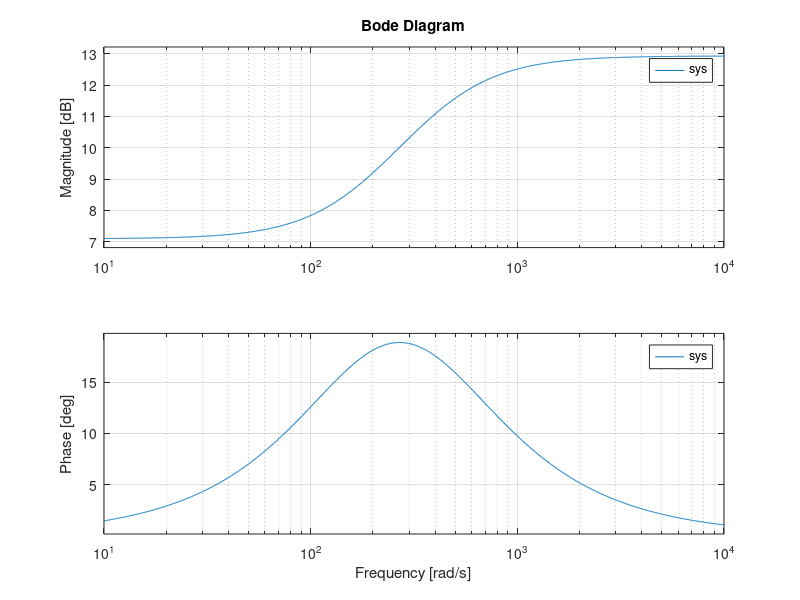

Write MATLAB code to recreate this figure.
% This script plots and compare the Lead and Lag circuit measured data and
% theoretical data
clc
clear
close all
%% Set up the theoretical system transfer function for Lead circuit
R1 = 11.918e3;
R2 = 26.99e3;
R3 = 14.894e3;
R4 = 14.890e3;
C1 = 0.436e-6;
C2 = 98.4e-9;
num = [R1*R2*R4*C1 R2*R4];
den = [R1*R2*R3*C2 R1*R3];
sys = tf(num, den)
bode(sys)